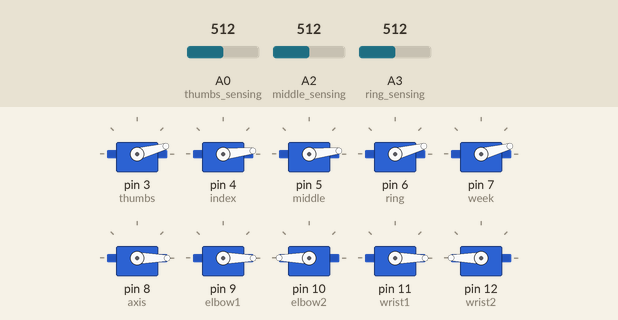
Simulated run of this sketch. Board: Arduino Uno, built with avr-gcc and run on an emulated ATmega328P. Shown: 10 × servo. Inputs (shaded band) come from the test bench; at power-on: A0 (thumbs_sensing) = 512, A2 (middle_sensing) = 512, A3 (ring_sensing) = 512.

Above: at 1.2 s.
1.3 s: A0 (thumbs_sensing) set to 716
At 2.0 s:
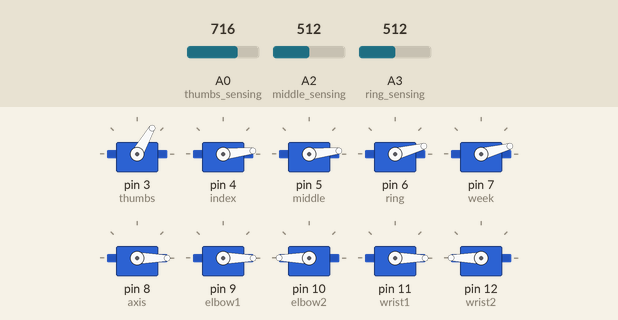
2.9 s: A2 (middle_sensing) set to 716
At 3.5 s:
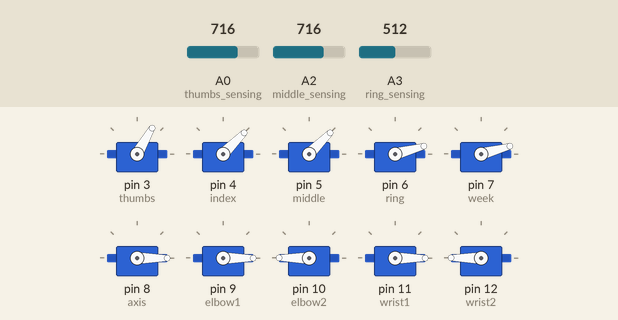
4.5 s: A3 (ring_sensing) set to 716
At 4.9 s:
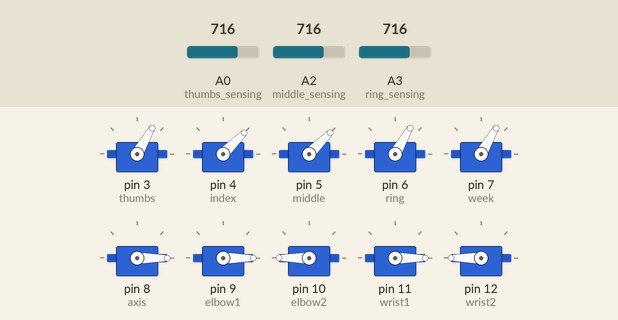
6.1 s: A0 (thumbs_sensing) set to 900
At 7.4 s:
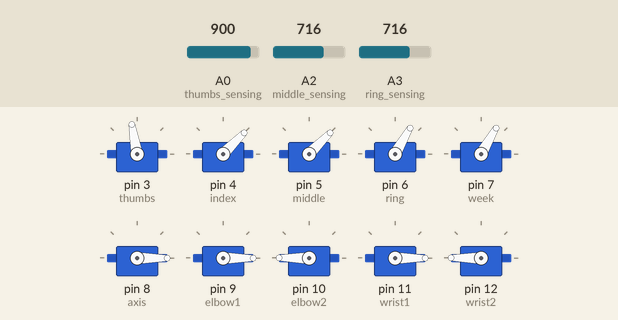
7.7 s: A2 (middle_sensing) set to 900
At 9.0 s:
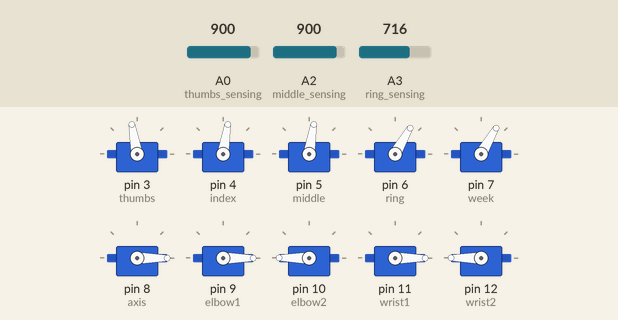
9.3 s: A3 (ring_sensing) set to 900
At 10.6 s:
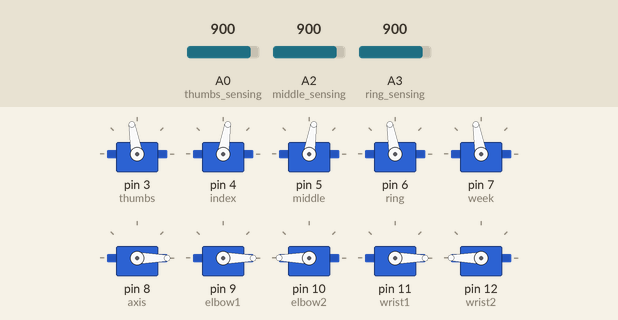
Timing chart, 0 to 11.9 s (numbered marks = the images above; inputs shaded):
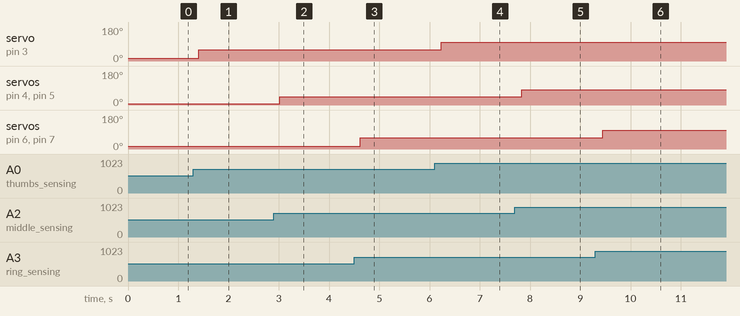

Measured:
- after the input at 1.3 s, servo on pin 3 (thumbs): 15° → 60° after 0.11 s
- after the input at 2.9 s, servo on pin 4 (index), servo on pin 5 (middle): 6° → 45° after 0.12 s
- after the input at 4.5 s, servo on pin 6 (ring), servo on pin 7 (week): 15° → 60° after 0.12 s
- after the input at 6.1 s, servo on pin 3 (thumbs): 60° → 100° after 0.13 s
- after the input at 7.7 s, servo on pin 4 (index), servo on pin 5 (middle): 45° → 81° after 0.14 s
- after the input at 9.3 s, servo on pin 6 (ring), servo on pin 7 (week): 60° → 100° after 0.14 s

The sketch:

WireRobotArm.ino
```cpp
#include <Servo.h>


Servo thumbs;
Servo index;
Servo middle;
Servo ring;
Servo week;

Servo wrist1;
Servo wrist2;
Servo elbow1;
Servo elbow2;
Servo axis;

int thumbs_sensing=A0;
int middle_sensing=A2;
int ring_sensing=A3;


void setup() {


  thumbs.attach(3);
  index.attach(4);
  middle.attach(5);
  ring.attach(6);
  week.attach(7);

  axis.attach(8);
  elbow1.attach(9);
  elbow2.attach(10);
  wrist1.attach(11);
  wrist2.attach(12);


  thumbs.write(0);
  index.write(0);
  middle.write(0);
  ring.write(0);
  week.write(0);

  axis.write(0);
  elbow1.write(0);
  elbow2.write(180);
  wrist1.write(0);
  wrist2.write(180);

 }

void loop() {
 int thumbs_sensing_val=analogRead(thumbs_sensing);
 int middle_sensing_val=analogRead(middle_sensing);
 int ring_sensing_val=analogRead(ring_sensing);

 thumbs_sensing_val=map(thumbs_sensing_val, 200, 280, 0, 180);
 middle_sensing_val=map(middle_sensing_val, 210, 300, 0, 180);
 ring_sensing_val=map(ring_sensing_val, 200, 280, 0, 180 );


 thumbs.write(thumbs_sensing_val);

 index.write(middle_sensing_val);

 middle.write(middle_sensing_val);

 ring.write(ring_sensing_val);

 week.write(ring_sensing_val);


 delay(200);


}
```
